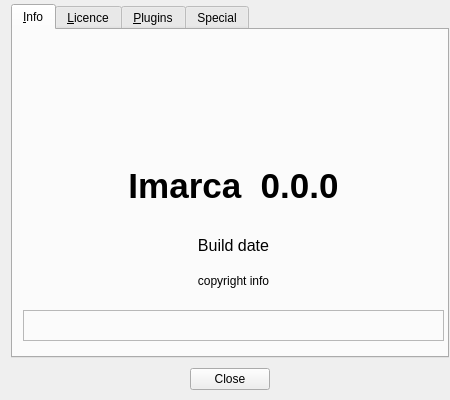
<?xml version="1.0" encoding="UTF-8"?>
<ui version="4.0">
 <class>kbvHelpInfoClass</class>
 <widget class="QDialog" name="kbvHelpInfoClass">
  <property name="windowModality">
   <enum>Qt::WindowModal</enum>
  </property>
  <property name="geometry">
   <rect>
    <x>0</x>
    <y>0</y>
    <width>450</width>
    <height>400</height>
   </rect>
  </property>
  <property name="sizePolicy">
   <sizepolicy hsizetype="MinimumExpanding" vsizetype="MinimumExpanding">
    <horstretch>0</horstretch>
    <verstretch>0</verstretch>
   </sizepolicy>
  </property>
  <property name="minimumSize">
   <size>
    <width>450</width>
    <height>400</height>
   </size>
  </property>
  <property name="windowTitle">
   <string notr="true"/>
  </property>
  <property name="toolTip">
   <string notr="true"/>
  </property>
  <property name="statusTip">
   <string notr="true"/>
  </property>
  <property name="whatsThis">
   <string notr="true"/>
  </property>
  <property name="accessibleName">
   <string notr="true"/>
  </property>
  <property name="accessibleDescription">
   <string notr="true"/>
  </property>
  <property name="windowFilePath">
   <string notr="true"/>
  </property>
  <property name="modal">
   <bool>false</bool>
  </property>
  <widget class="QWidget" name="verticalLayoutWidget">
   <property name="geometry">
    <rect>
     <x>0</x>
     <y>0</y>
     <width>451</width>
     <height>401</height>
    </rect>
   </property>
   <layout class="QVBoxLayout" name="verticalLayout" stretch="0,1">
    <property name="topMargin">
     <number>4</number>
    </property>
    <property name="rightMargin">
     <number>2</number>
    </property>
    <property name="bottomMargin">
     <number>6</number>
    </property>
    <item>
     <widget class="QTabWidget" name="infoTabs">
      <property name="enabled">
       <bool>true</bool>
      </property>
      <property name="sizePolicy">
       <sizepolicy hsizetype="Expanding" vsizetype="Expanding">
        <horstretch>0</horstretch>
        <verstretch>0</verstretch>
       </sizepolicy>
      </property>
      <property name="toolTip">
       <string notr="true"/>
      </property>
      <property name="statusTip">
       <string notr="true"/>
      </property>
      <property name="whatsThis">
       <string notr="true"/>
      </property>
      <property name="accessibleName">
       <string notr="true"/>
      </property>
      <property name="accessibleDescription">
       <string notr="true"/>
      </property>
      <property name="currentIndex">
       <number>0</number>
      </property>
      <widget class="QWidget" name="tabInfo">
       <property name="sizePolicy">
        <sizepolicy hsizetype="Expanding" vsizetype="Expanding">
         <horstretch>0</horstretch>
         <verstretch>0</verstretch>
        </sizepolicy>
       </property>
       <property name="toolTip">
        <string notr="true"/>
       </property>
       <property name="statusTip">
        <string notr="true"/>
       </property>
       <property name="whatsThis">
        <string notr="true"/>
       </property>
       <property name="accessibleName">
        <string notr="true"/>
       </property>
       <property name="accessibleDescription">
        <string notr="true"/>
       </property>
       <attribute name="title">
        <string notr="true">&amp;Info</string>
       </attribute>
       <widget class="QLabel" name="infoCopyrightLbl">
        <property name="geometry">
         <rect>
          <x>10</x>
          <y>240</y>
          <width>421</width>
          <height>21</height>
         </rect>
        </property>
        <property name="accessibleDescription">
         <string notr="true"/>
        </property>
        <property name="text">
         <string notr="true">copyright info</string>
        </property>
        <property name="alignment">
         <set>Qt::AlignCenter</set>
        </property>
       </widget>
       <widget class="QLabel" name="infoIconLbl">
        <property name="geometry">
         <rect>
          <x>170</x>
          <y>20</y>
          <width>101</width>
          <height>101</height>
         </rect>
        </property>
        <property name="toolTip">
         <string notr="true"/>
        </property>
        <property name="statusTip">
         <string notr="true"/>
        </property>
        <property name="whatsThis">
         <string notr="true"/>
        </property>
        <property name="accessibleName">
         <string notr="true"/>
        </property>
        <property name="accessibleDescription">
         <string notr="true"/>
        </property>
        <property name="text">
         <string notr="true"/>
        </property>
        <property name="pixmap">
         <pixmap resource="../res/kbv.qrc">:/kbv/icons/imarca.png</pixmap>
        </property>
        <property name="scaledContents">
         <bool>true</bool>
        </property>
        <property name="alignment">
         <set>Qt::AlignCenter</set>
        </property>
       </widget>
       <widget class="QLabel" name="infoVersionLbl">
        <property name="geometry">
         <rect>
          <x>10</x>
          <y>130</y>
          <width>421</width>
          <height>51</height>
         </rect>
        </property>
        <property name="font">
         <font>
          <family>Ubuntu</family>
          <pointsize>26</pointsize>
          <weight>75</weight>
          <bold>true</bold>
         </font>
        </property>
        <property name="toolTip">
         <string notr="true"/>
        </property>
        <property name="statusTip">
         <string notr="true"/>
        </property>
        <property name="whatsThis">
         <string notr="true"/>
        </property>
        <property name="accessibleName">
         <string notr="true"/>
        </property>
        <property name="accessibleDescription">
         <string notr="true"/>
        </property>
        <property name="text">
         <string notr="true">Imarca  0.0.0</string>
        </property>
        <property name="alignment">
         <set>Qt::AlignCenter</set>
        </property>
       </widget>
       <widget class="QLabel" name="infoAuthorLbl">
        <property name="geometry">
         <rect>
          <x>10</x>
          <y>280</y>
          <width>421</width>
          <height>31</height>
         </rect>
        </property>
        <property name="font">
         <font>
          <pointsize>11</pointsize>
         </font>
        </property>
        <property name="frameShape">
         <enum>QFrame::StyledPanel</enum>
        </property>
        <property name="frameShadow">
         <enum>QFrame::Raised</enum>
        </property>
        <property name="lineWidth">
         <number>1</number>
        </property>
        <property name="midLineWidth">
         <number>0</number>
        </property>
        <property name="text">
         <string/>
        </property>
        <property name="alignment">
         <set>Qt::AlignCenter</set>
        </property>
       </widget>
       <widget class="QLabel" name="infoBuildLbl">
        <property name="geometry">
         <rect>
          <x>10</x>
          <y>200</y>
          <width>421</width>
          <height>31</height>
         </rect>
        </property>
        <property name="font">
         <font>
          <family>Ubuntu</family>
          <pointsize>12</pointsize>
          <weight>50</weight>
          <italic>false</italic>
          <bold>false</bold>
         </font>
        </property>
        <property name="toolTip">
         <string notr="true"/>
        </property>
        <property name="statusTip">
         <string notr="true"/>
        </property>
        <property name="whatsThis">
         <string notr="true"/>
        </property>
        <property name="accessibleName">
         <string notr="true"/>
        </property>
        <property name="accessibleDescription">
         <string notr="true"/>
        </property>
        <property name="text">
         <string notr="true">Build date</string>
        </property>
        <property name="alignment">
         <set>Qt::AlignCenter</set>
        </property>
       </widget>
      </widget>
      <widget class="QWidget" name="tabLicence">
       <property name="enabled">
        <bool>true</bool>
       </property>
       <property name="sizePolicy">
        <sizepolicy hsizetype="Expanding" vsizetype="Expanding">
         <horstretch>0</horstretch>
         <verstretch>0</verstretch>
        </sizepolicy>
       </property>
       <property name="toolTip">
        <string notr="true"/>
       </property>
       <property name="statusTip">
        <string notr="true"/>
       </property>
       <property name="whatsThis">
        <string notr="true"/>
       </property>
       <attribute name="title">
        <string notr="true">&amp;Licence</string>
       </attribute>
       <widget class="QPlainTextEdit" name="licenceTextEdit">
        <property name="geometry">
         <rect>
          <x>0</x>
          <y>0</y>
          <width>441</width>
          <height>321</height>
         </rect>
        </property>
        <property name="horizontalScrollBarPolicy">
         <enum>Qt::ScrollBarAlwaysOff</enum>
        </property>
        <property name="sizeAdjustPolicy">
         <enum>QAbstractScrollArea::AdjustIgnored</enum>
        </property>
        <property name="undoRedoEnabled">
         <bool>false</bool>
        </property>
        <property name="overwriteMode">
         <bool>true</bool>
        </property>
        <property name="textInteractionFlags">
         <set>Qt::NoTextInteraction</set>
        </property>
        <property name="placeholderText">
         <string notr="true"/>
        </property>
       </widget>
      </widget>
      <widget class="QWidget" name="tabPlugins">
       <property name="sizePolicy">
        <sizepolicy hsizetype="Expanding" vsizetype="Expanding">
         <horstretch>0</horstretch>
         <verstretch>0</verstretch>
        </sizepolicy>
       </property>
       <attribute name="title">
        <string>&amp;Plugins</string>
       </attribute>
       <widget class="QTableWidget" name="pluginsTable">
        <property name="geometry">
         <rect>
          <x>0</x>
          <y>0</y>
          <width>444</width>
          <height>320</height>
         </rect>
        </property>
        <property name="sizeAdjustPolicy">
         <enum>QAbstractScrollArea::AdjustToContents</enum>
        </property>
        <property name="tabKeyNavigation">
         <bool>false</bool>
        </property>
        <property name="showDropIndicator" stdset="0">
         <bool>false</bool>
        </property>
        <property name="selectionMode">
         <enum>QAbstractItemView::NoSelection</enum>
        </property>
        <property name="wordWrap">
         <bool>false</bool>
        </property>
        <property name="cornerButtonEnabled">
         <bool>false</bool>
        </property>
        <property name="columnCount">
         <number>4</number>
        </property>
        <attribute name="horizontalHeaderVisible">
         <bool>false</bool>
        </attribute>
        <attribute name="horizontalHeaderDefaultSectionSize">
         <number>60</number>
        </attribute>
        <attribute name="horizontalHeaderHighlightSections">
         <bool>false</bool>
        </attribute>
        <attribute name="horizontalHeaderMinimumSectionSize">
         <number>60</number>
        </attribute>
        <attribute name="horizontalHeaderStretchLastSection">
         <bool>true</bool>
        </attribute>
        <attribute name="verticalHeaderVisible">
         <bool>false</bool>
        </attribute>
        <attribute name="verticalHeaderDefaultSectionSize">
         <number>24</number>
        </attribute>
        <column/>
        <column/>
        <column/>
        <column/>
       </widget>
      </widget>
      <widget class="QWidget" name="tabSpecial">
       <property name="enabled">
        <bool>true</bool>
       </property>
       <property name="sizePolicy">
        <sizepolicy hsizetype="Expanding" vsizetype="Expanding">
         <horstretch>0</horstretch>
         <verstretch>0</verstretch>
        </sizepolicy>
       </property>
       <attribute name="title">
        <string>Special</string>
       </attribute>
       <widget class="QLabel" name="specialLblDescription">
        <property name="geometry">
         <rect>
          <x>0</x>
          <y>10</y>
          <width>411</width>
          <height>131</height>
         </rect>
        </property>
        <property name="toolTip">
         <string notr="true"/>
        </property>
        <property name="statusTip">
         <string notr="true"/>
        </property>
        <property name="whatsThis">
         <string notr="true"/>
        </property>
        <property name="accessibleName">
         <string notr="true"/>
        </property>
        <property name="accessibleDescription">
         <string notr="true"/>
        </property>
        <property name="text">
         <string notr="true">Upgrade  database from Imarca version 0.3.36 to version 0.3.37 where all file paths are local paths below the collection root path.</string>
        </property>
        <property name="alignment">
         <set>Qt::AlignHCenter|Qt::AlignTop</set>
        </property>
        <property name="wordWrap">
         <bool>true</bool>
        </property>
       </widget>
       <widget class="QComboBox" name="specialCombo">
        <property name="geometry">
         <rect>
          <x>10</x>
          <y>160</y>
          <width>221</width>
          <height>23</height>
         </rect>
        </property>
        <property name="currentText">
         <string notr="true"/>
        </property>
       </widget>
       <widget class="QPushButton" name="specialButtonApply">
        <property name="geometry">
         <rect>
          <x>310</x>
          <y>230</y>
          <width>80</width>
          <height>22</height>
         </rect>
        </property>
        <property name="text">
         <string>Apply</string>
        </property>
       </widget>
       <widget class="QProgressBar" name="specialProgress">
        <property name="geometry">
         <rect>
          <x>250</x>
          <y>160</y>
          <width>51</width>
          <height>23</height>
         </rect>
        </property>
        <property name="maximum">
         <number>0</number>
        </property>
        <property name="value">
         <number>0</number>
        </property>
        <property name="textVisible">
         <bool>false</bool>
        </property>
       </widget>
      </widget>
     </widget>
    </item>
    <item>
     <widget class="QDialogButtonBox" name="infoButtClose">
      <property name="minimumSize">
       <size>
        <width>131</width>
        <height>31</height>
       </size>
      </property>
      <property name="standardButtons">
       <set>QDialogButtonBox::Close</set>
      </property>
      <property name="centerButtons">
       <bool>true</bool>
      </property>
     </widget>
    </item>
   </layout>
  </widget>
 </widget>
 <layoutdefault spacing="6" margin="11"/>
 <resources>
  <include location="../res/kbv.qrc"/>
 </resources>
 <connections/>
</ui>
